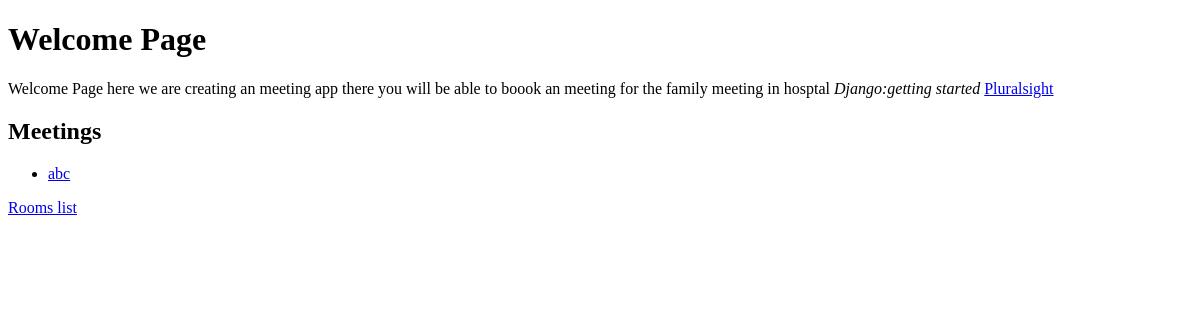
Before: / with the older database file.
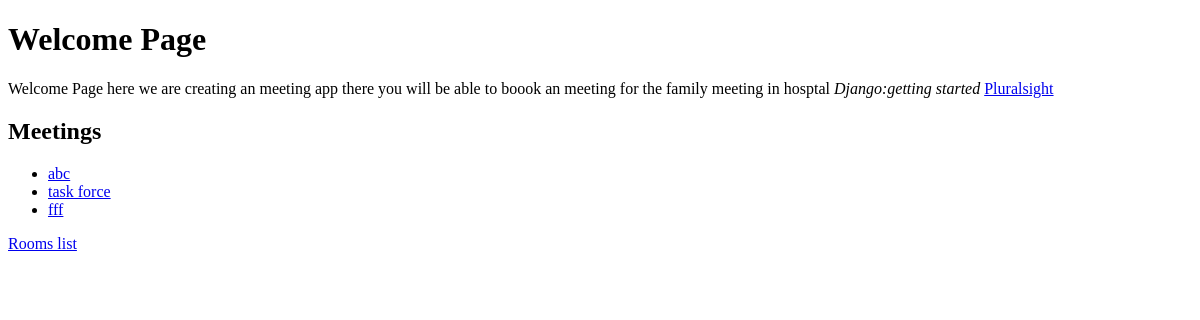
After: the same page with the newer database file.
### meetings/models.py (models this page shows, shortened)
class Meeting(models.Model):
  title = models.CharField(max_length=200)
  date = models.DateField()
  start_time = models.TimeField(default=time(9))
  duration = models.IntegerField(default=1)
  room=models.ForeignKey(Room, on_delete=models.CASCADE)

### website/views.py (the view)
# urls.py: path('', welcome,name='welcome'),
def welcome(request):
    return render(request, 'website/welcome.html',
                  {"meetings": Meeting.objects.all()})

### website/templates/website/welcome.html (shortened to what this page needs)
<!DOCTYPE html>
<html>
  <head>
    <link rel="stylesheet" href="" />
  </head>
  <body>
    <h1>Welcome Page</h1>
    <p>
      Welcome Page here we are creating an meeting app there you will be able to
      boook an meeting for the family meeting in hosptal
      <em> Django:getting started</em>
      <a href="https://pluralsight.com">Pluralsight</a>
    </p>
    <h2>Meetings</h2>
    <ul>
      {% for meeting in meetings %}
      <li>
        <a href="{% url 'detail' meeting.id %}"> {{ meeting.title }} </a>
      </li>
      {% endfor %}
    </ul>
    <a href="{% url 'rooms' %}">Rooms list</a>
  </body>
</html>

Changed rows visible on the page:
added Meeting: title "task force"
added Meeting: title "fff"
